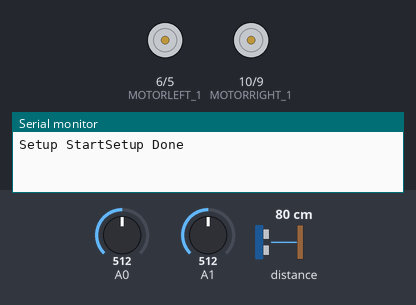
This sketch was run on a simulated Arduino Uno, built with avr-gcc and run on an emulated ATmega328P. Parts: motor-driver pin pairs drawn as motors (green arrow = first pin HIGH = forward, orange = second pin HIGH = backward, longer = more drive), the last lines printed to the serial monitor. The test bench sets the inputs (shaded band); at power-on: distance to the obstacle 80 cm, A0 = 512, A1 = 512.

Above: at 0.1 s.
At 6.2 s:
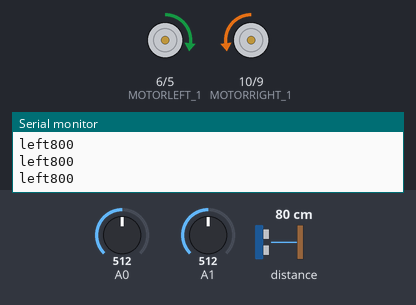
6.3 s: distance to the obstacle set to 73 cm
7.8 s: distance to the obstacle set to 65 cm
At 8.6 s:
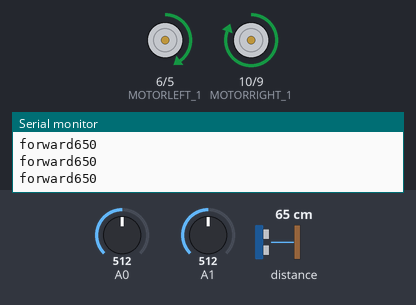
Timing chart, 0 to 16.8 s (numbered marks = the images above; inputs shaded):
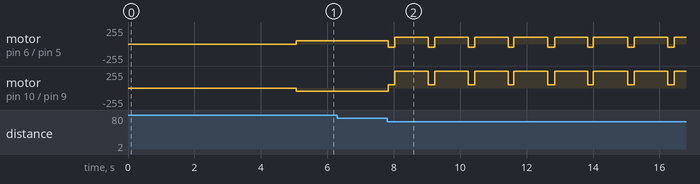

The sketch:

SumobotCodeV3.ino
```cpp
#include "Adafruit_VL53L0X.h" //distance sensor
Adafruit_VL53L0X lox = Adafruit_VL53L0X(); // "

#define MOTORLEFT_1 6
#define MOTORLEFT_2 5
#define MOTORRIGHT_1 10
#define MOTORRIGHT_2 9
#define LEFTSENS 7
#define RIGHTSENS 4
#define SEARCH 0
#define FOUND 1
#define LINE 2
#define SPEED 150
#define TURNSPEED 50
#define LEFT 0
#define RIGHT 1

int distance;
int state = SEARCH;
int direct;

long timeThis, timeLast;

void forward() {
  Serial.print("forward");
  analogWrite(MOTORLEFT_1, 100);
  digitalWrite(MOTORLEFT_2, LOW);
  analogWrite(MOTORRIGHT_1, 255);
  digitalWrite(MOTORRIGHT_2, LOW);
}

void reverse() {
  Serial.print("reverse");
  digitalWrite(MOTORLEFT_1, LOW);
  analogWrite(MOTORLEFT_2, SPEED);
  digitalWrite(MOTORRIGHT_1, LOW);
  analogWrite(MOTORRIGHT_2, SPEED);
}

void left() {
  Serial.print("left");
  analogWrite(MOTORLEFT_1, TURNSPEED);
  digitalWrite(MOTORLEFT_2, LOW);
  digitalWrite(MOTORRIGHT_1, LOW);
  analogWrite(MOTORRIGHT_2, TURNSPEED);
}

void right() {
  Serial.print("right");
  digitalWrite(MOTORLEFT_1, LOW);
  analogWrite(MOTORLEFT_2, TURNSPEED);
  analogWrite(MOTORRIGHT_1, TURNSPEED);
  digitalWrite(MOTORRIGHT_2, LOW);
}

void cease() {
  digitalWrite(MOTORLEFT_1, LOW);
  digitalWrite(MOTORLEFT_2, LOW);
  digitalWrite(MOTORRIGHT_1, LOW);
  digitalWrite(MOTORRIGHT_2, LOW);
}

void setup() {
  Serial.begin(9600);
  Serial.print("Setup Start");
  pinMode(MOTORLEFT_1, OUTPUT);
  pinMode(MOTORLEFT_2, OUTPUT);
  pinMode(MOTORRIGHT_1, OUTPUT);
  pinMode(MOTORRIGHT_2, OUTPUT);
  if (!lox.begin()) {
    Serial.println(F("Failed to boot VL53L0X"));
    while (1);
  }
  Serial.print("Setup Done");
  delay(5000);
}

void loop() {
  timeThis = millis();
  VL53L0X_RangingMeasurementData_t measure;
  lox.rangingTest(&measure, false);
  distance = measure.RangeMilliMeter;
  Serial.println(distance);
  switch (state) {


    case SEARCH:


      if (analogRead(0) < 200) {
        timeLast = timeThis;
        state = LINE;
      }
      if (analogRead(1) < 200) {
        timeLast = timeThis;
        state = LINE;
      }
      if (distance < 700) {
        timeLast = timeThis;
        state = FOUND;
      }
      else if ((analogRead(1) > 200) && (analogRead(0) > 200) &&  (distance > 700)) {
        if (timeThis - timeLast < 1000) {
          left();
        }
        if ( timeThis - timeLast > 1000) {
          timeLast = timeThis;
        }
      }
      break;


    case LINE:
      if (timeThis - timeLast < 300) {
        reverse();
      }
      if (timeThis - timeLast > 300) {
        timeLast = timeThis;
        state = SEARCH;
      }
      break;


    case FOUND:
      if (timeThis - timeLast < 200) {
        right();
      }
      if ((timeThis - timeLast < 1200) && (timeThis - timeLast > 200)) {
        forward();
      }
      if ((timeThis - timeLast > 1200) && (distance < 700)) {
        timeLast = timeThis;
      }
      if ((timeThis - timeLast > 1200) && (distance > 700)) {
        timeLast = timeThis;
        state = SEARCH;
      }
      break;
  }
}
```

Measured:
- the behaviour switches between 70 and 69 cm on distance to the obstacle (found by bisection; images 1 and 2)
- after the input at 7.8 s, motor on pin 6 (MOTORLEFT_1) / pin 5 (MOTORLEFT_2): alternates forward 100/255 for 1.0 s and backward 50/255 for 0.20 s, starting at once; motor on pin 10 (MOTORRIGHT_1) / pin 9 (MOTORRIGHT_2): alternates forward 255/255 for 1.0 s and forward 50/255 for 0.20 s, starting at once
